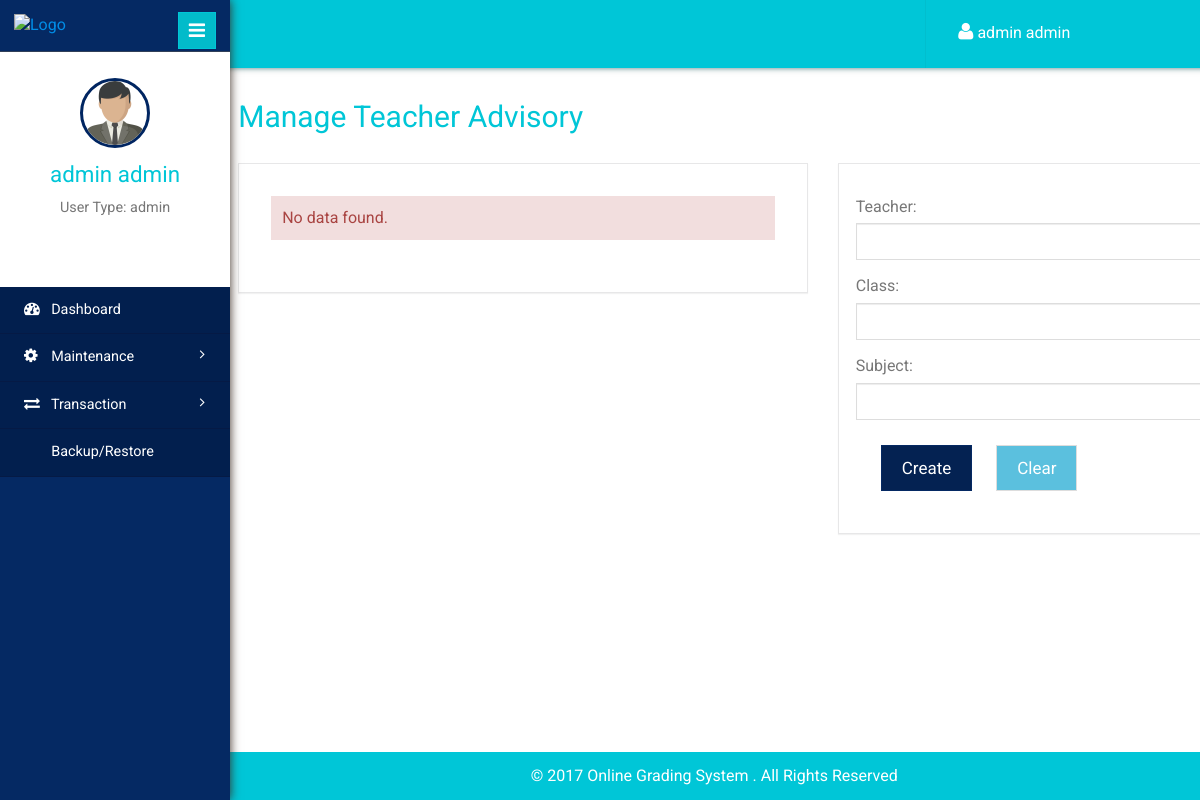
The app's page /teacher_advisory.php (signed in), older data.
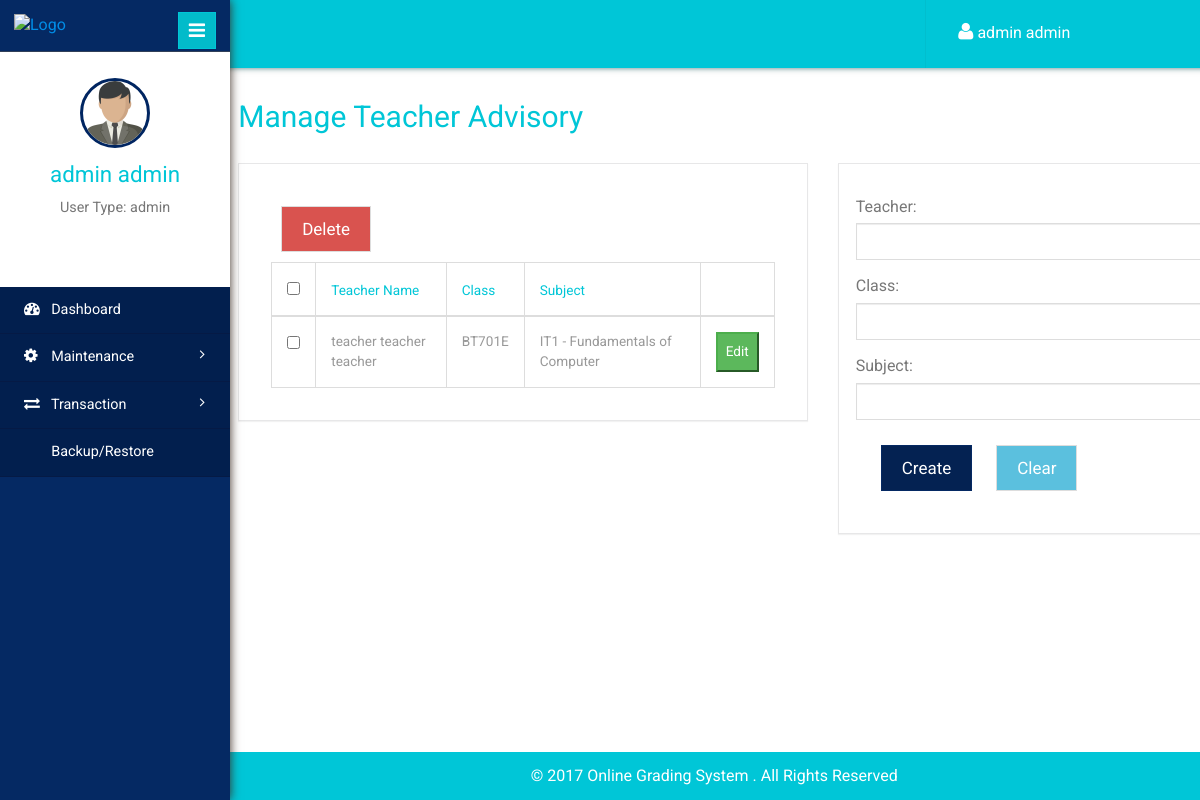
The same page, newer data.
### tables this page shows
CREATE TABLE `tblteacheradvisory` (
  `id` int(11) NOT NULL,
  `teacherid` int(11) NOT NULL,
  `classid` int(11) NOT NULL,
  `subjectid` int(11) NOT NULL
);

CREATE TABLE `usertbl` (
  `id` int(11) NOT NULL,
  `username` varchar(140) NOT NULL,
  `password` varchar(100) NOT NULL,
  `fname` varchar(140) NOT NULL,
  `mname` varchar(140) NOT NULL,
  `lname` varchar(140) NOT NULL,
  `contact` varchar(140) NOT NULL,
  `usertype` varchar(50) NOT NULL,
  `status` int(11) NOT NULL
);

CREATE TABLE `tblclass` (
  `id` int(11) NOT NULL,
  `classname` varchar(20) NOT NULL,
  `schoolyearid` int(11) NOT NULL,
  `yearlevelid` int(11) NOT NULL
);

CREATE TABLE `tblsubjects` (
  `id` int(11) NOT NULL,
  `subjectname` varchar(50) NOT NULL,
  `description` varchar(50) NOT NULL,
  `yearlevelid` int(11) NOT NULL
);

### teacher_advisory.php (the view, shortened to what this page needs)
<!DOCTYPE html>
<html>
<head>
	<?php include "inc/navbar.php"; ?>
</head>
<body>
	<div class="page-container">
		<div class="left-content">
			<?php include "inc/header.php"; ?>
			<div class="outter-wp">
				<div class="sub-heard-part">
					<ol class="breadcrumb m-b-0">
						<li><h2 style="margin-top:0px;"><a>Manage Teacher Advisory</a></h2></li>
					</ol>
				</div>
				<div class="graph-visual tables-main">
					<div class="row">
						<div class="col-sm-7">
						<form action="crud_function.php" method="post" name="frmteacheradvisory">
							<div class="graph">
								<?php
								$query = "SELECT tblteacheradvisory.id, usertbl.fname, usertbl.mname, usertbl.lname, tblclass.classname, tblsubjects.subjectname, tblsubjects.description FROM tblteacheradvisory
								left join usertbl on usertbl.id = tblteacheradvisory.teacherid
								left join tblsubjects on tblsubjects.id = tblteacheradvisory.subjectid
								left join tblclass on tblclass.id = tblteacheradvisory.classid WHERE usertbl.usertype = 'teacher'";
								$result = mysqli_query($con, $query)or die(mysqli_error($con));
								if(mysqli_num_rows($result) > 0){
									?>
									<button id="del_emp_class" name="del_teacher_ad" class="btn btn-danger">Delete</button>
									<div class="tables">
										<table class="table table-bordered">
											<thead>
												<tr>
													<th><input type="checkbox" id="checkall"></th>
													<th>Teacher Name</th>
													<th>Class</th>
													<th>Subject</th>
													<th></th>
												</tr>
											</thead>
											<tbody>
												<?php while($row = mysqli_fetch_array($result)) {  ?>
												<tr>
													<th scope="row"><input type="checkbox" id="record" name="subid[]" value="<?php echo $row['id']; ?>"></th>
													<td><?php echo $row['fname']." ".$row['mname']." ".$row['lname']; ?></td>
													<td><?php echo $row['classname']; ?></td>
													<td><?php echo $row['subjectname']." - ".$row['description']; ?></td>
													<td><button type="button" onclick="editStudentClass(<?php echo $row['id']; ?>)" style="margin:0px;padding:8px;" id="edit_studclass" class="btn-success">Edit</button></td>
												</tr>
												<?php } ?>
											</tbody>
										</table>
									</div>
									<?php }else{ ?>
									<div class="alert alert-danger">No data found.</div>
									<?php } ?>
								</div>
								</form>
							</div>
							<div class="col-sm-5">
								<div class="graph">
									<form class="form-horizontal" action="crud_function.php" method="post">
											<div class="form-group">
												<label>Teacher:</label>
												<select class="form-control" style="padding:8px;"  name="cboempid" id="cboempid" required>
													<option></option>
													<?php
													$query = "SELECT * FROM usertbl where usertype='teacher'";
													$result = mysqli_query($con, $query);
													while($row = mysqli_fetch_array($result)){
														?>
														<option value="<?php echo $row['id']; ?>"><?php echo $row['fname']." ".$row['lname']; ?></option>
														<?php } ?>
													</select>
											</div>
											<div class="form-group">
												<label>Class:</label>
												<select class="form-control" style="padding:8px;" name="cboclass"  id="cboclass" required>
													<option></option>
													<?php
													$query = "SELECT * FROM tblclass";
													$result = mysqli_query($con, $query);
													while($row = mysqli_fetch_array($result)){
														?>
														<option value="<?php echo $row['id']; ?>"><?php echo $row['classname']; ?></option>
														<?php } ?>
													</select>
											</div>
											<div class="form-group">
													<label>Subject:</label>
													<select class="form-control" style="padding:8px;" name="cbosubjectid"  id="cbosubjectid" required>
														<option></option>
														<?php
														$query = "SELECT * FROM tblsubjects";
														$result = mysqli_query($con, $query);
														while($row = mysqli_fetch_array($result)){
															?>
															<option value="<?php echo $row['id']; ?>"><?php echo $row['subjectname']." - ".$row['description']; ?></option>
															<?php } ?>
														</select>
											</div>
													<button type="submit" id="add_empclass" name="add_empclass" class="btn btn-primary">Create</button>
													<button type="reset" id="clear" class="btn btn-info">Clear</button>
											</form>
											</div>
										</div>
									</div>
								</div>
							</div>
							<?php include "inc/sidebar.php"; ?>
						</div>
					</body>
					</html>

Row changes from the older to the newer data that the page shows:
added tblteacheradvisory: usertbl.fname "teacher", usertbl.mname "teacher", usertbl.lname "teacher", classid.classname "BT701E", subjectid.subjectname "IT1", subjectid.description "Fundamentals of Computer"
Text that changed along with them:
form field value: (not shown) → "☐"
text no longer shown: "No data found."
text now shown: "Delete Teacher Name Class Subject"
